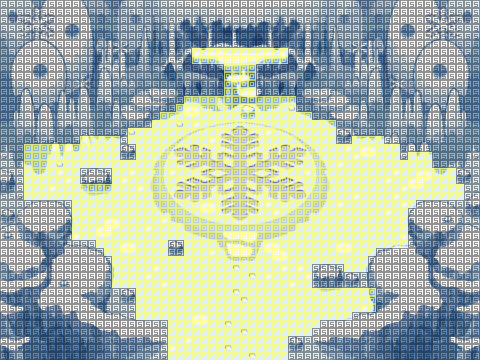

Rendered tile map (Tiled .tmx) drawn with the repository's tilesets; below, a short description and the map source with its tile grids summarised:
An orthogonal 60x45 tile map with 8x8 px tiles, 2 tile layers (Calque de Tile 1, Calque 2), 2 tilesets.

<map version="1.0" tiledversion="1.0.2" orientation="orthogonal" renderorder="left-up" width="60" height="45" tilewidth="8" tileheight="8" nextobjectid="1">
 <tileset firstgid="1" source="frigidcavern.tsx" />
 <tileset firstgid="2701" source="terrain.tsx" />
 <layer name="Calque de Tile 1" width="60" height="45">
  <data>[2700 cells, 2700 non-empty, 2700 distinct tile ids]</data>
 </layer>
 <layer name="Calque 2" width="60" height="45">
  <data>[2700 cells, 2700 non-empty, 2 distinct tile ids]</data>
 </layer>
</map>
